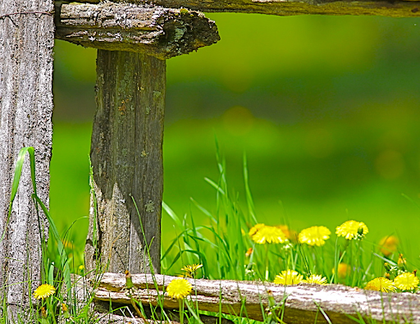
%> input picture vision-example.png, 420 x 324 px, shrunk from 512 x 395 before the run
$ octave --eval "result = edgesDepth(imread('vision-example.png'));"   (GNU Octave 9; MATLAB toolbox functions it lacks are replaced by stand-ins)
%> lines starting %> are read from the running program, lines starting %| are printed output that depends on the picture; in (x1, y1, x2, y2) boxes, pixels count from 0 and x2, y2 are one past the last pixel; in counts of white or black regions, pixels touching at a corner belong together; the program's own positions count from 1
function output_img = edgesDepth(orig_img)
%EDGESDEPTH Returns edge-detected image where pixel intensity is
%proportional to sharpness of edge
%   Detailed description of algorithm TBD
orig_img = im2double(orig_img);
output_img = zeros(size(orig_img,1),size(orig_img,2));
edge_img = edge(im2gray(orig_img), 'canny', 0.1);
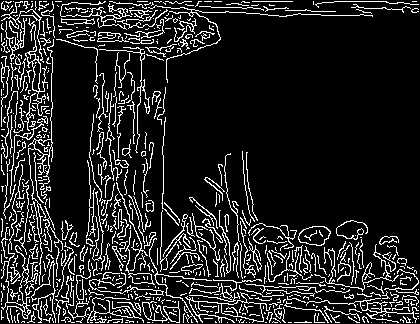
%> edge_img: size 324x420 logical; 13.4% white in thin lines or dots
for i = 1:size(edge_img,1)
    for j=1:size(edge_img,2)
        if edge_img(i,j)==0
            continue
        end
        [i_e, j_e] = furthestPoint(edge_img,i,j);
        if i_e == i && j_e == j
            continue
        end
        delta = [i_e - i j_e - j]; delta = 5 * delta / sqrt(delta(1)^2 + delta(2)^2);
        id1 = fix(i + delta(2)); jd1 = fix(j - delta(1));
        id2 = fix(i - delta(2)); jd2 = fix(j + delta(1));
        id1v = sort([1 id1 size(orig_img,1)]); id2v = sort([1 id2 size(orig_img,1)]);
        jd1v = sort([1 jd1 size(orig_img,2)]); jd2v = sort([1 jd2 size(orig_img,2)]);
        colors1 = orig_img(id1v(2), jd1v(2), :);
        colors2 = orig_img(id2v(2), jd2v(2), :);
        % Euclidean distance
        output_img(i,j) = sqrt(sum((colors1-colors2).^2));
    end
end
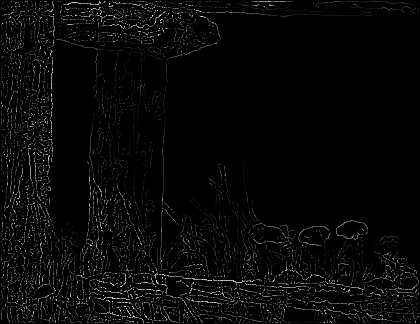
%> output_img: size 324x420 double; min 0, max 1.72, mean 0.0495; drawn with min black and max white
% [4 lines of commented-out code are left out]
end

function [i_e, j_e] = furthestPoint(edge_img,i,j)
for radius=10:-1:1
    for i_c = max([1 i-radius]):min([size(edge_img,1) i+radius])
        if j+radius<=size(edge_img,2) && edge_img(i_c,j+radius)
            i_e = i_c;
            j_e = j + radius;
            return
        end
        if j-radius>=1 && edge_img(i_c,j-radius)
            i_e = i_c;
            j_e = j - radius;
            return;
        end
    end
    for j_c = max([1 j-radius]):min([size(edge_img,2) j+radius])
        if i+radius<=size(edge_img,1) && edge_img(i+radius,j_c)
            i_e = i+radius;
            j_e = j_c;
            return;
        end
        if i-radius>=1 && edge_img(i-radius,j_c)
            i_e = i-radius;
            j_e = j_c;
            return;
        end
    end
end
i_e = i;
j_e = j;
end

$ run again, on vision-horizon.png
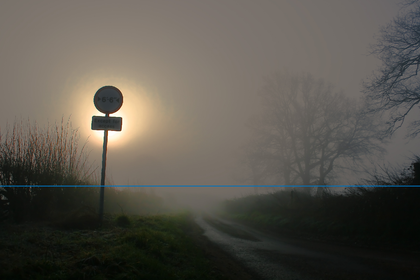
%> input picture vision-horizon.png, 420 x 280 px, shrunk from 1296 x 864 before the run
%> in edgesDepth, `edge_img = edge(im2gray(orig_img), 'canny', 0.1);`:
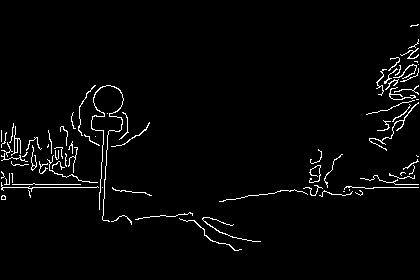
%> edge_img: size 280x420 logical; 2.6% white in thin lines or dots, all inside (x1, y1, x2, y2) = (1, 24, 419, 251)
%> after the loop in edgesDepth, `for i = 1:size(edge_img,1)`:
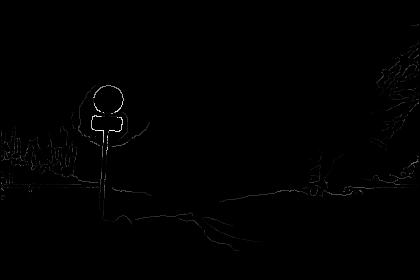
%> output_img: size 280x420 double; min 0, max 1.4, mean 0.00539; drawn with min black and max white
